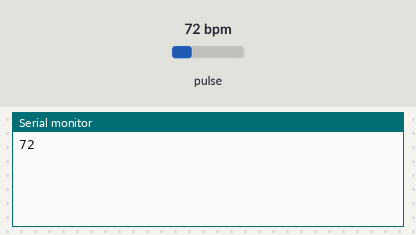
Recording of a sketch running on a simulated Arduino Uno, built with avr-gcc and run on an emulated ATmega328P. On the bench: the last lines printed to the serial monitor. The test bench sets the inputs (shaded band); at power-on: pulse 72 bpm.

Above: at 1.2 s.
1.3 s: pulse set to 42 bpm
At 2.7 s:
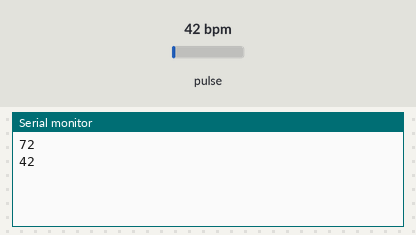
2.8 s: pulse set to 70 bpm
At 4.0 s:
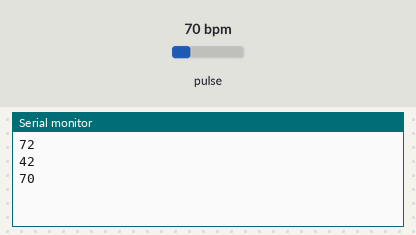
Timing chart, 0 to 5.8 s (numbered marks = the images above; inputs shaded):
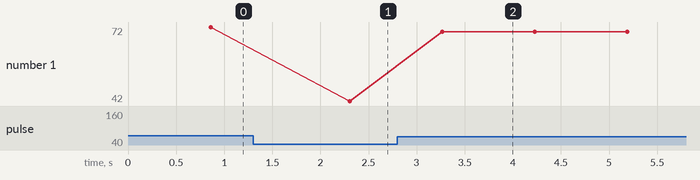

Measured:
- after the input at 1.3 s, the serial monitor: prints a new line after 1.0 s (image 1)
- after the input at 2.8 s, the serial monitor: prints a new line after 0.47 s (image 2)
- plotted number 1: 72 → 42 after the input at 1.3 s, 42 → 70 after the input at 2.8 s

The sketch:

TimeBasedNoiseHeartRate.ino
```cpp
// (licence header left out)
/*
   Every Sketch that uses the PulseSensor Playground must
   define USE_ARDUINO_INTERRUPTS before including PulseSensorPlayground.h.
   Here, #define USE_ARDUINO_INTERRUPTS false tells the library to
   not use interrupts to read data from the PulseSensor.

   If you want to use interrupts, simply change the line below
   to read:
     #define USE_ARDUINO_INTERRUPTS true

   Set US_PS_INTERRUPTS to false if either
   1) Your Arduino platform's interrupts aren't yet supported
   by PulseSensor Playground, or
   2) You don't wish to use interrupts because of the side effects.

   NOTE: if US_PS_INTERRUPTS is false, your Sketch must
   call pulse.sawNewSample() at least once every 2 milliseconds
   to accurately read the PulseSensor signal.
*/
#define USE_ARDUINO_INTERRUPTS false
#include <PulseSensorPlayground.h>


/*
   The format of our output.

   Set this to PROCESSING_VISUALIZER if you're going to run
    the multi-sensor Processing Visualizer Sketch.
    See https://github.com/WorldFamousElectronics/PulseSensorAmped_2_Sensors

   Set this to SERIAL_PLOTTER if you're going to run
    the Arduino IDE's Serial Plotter.
*/
const int OUTPUT_TYPE = SERIAL_PLOTTER;

/*
   Number of PulseSensor devices we're reading from.
*/
const int PULSE_SENSOR_COUNT = 1;

/*
     PULSE_POWERx = the output pin that the red (power) pin of
      the first PulseSensor will be connected to. PulseSensor only
      draws about 4mA, so almost any micro can power it from a GPIO.
      If you don't want to use pins to power the PulseSensors, you can remove
      the code dealing with PULSE_POWER0 and PULSE_POWER1.
     PULSE_INPUTx = Analog Input. Connected to the pulse sensor
      purple (signal) wire.
     PULSE_BLINKx = digital Output. Connected to an LED (must have at least
      470 ohm resistor) that will flash on each detected pulse.
     PULSE_FADEx = digital Output. PWM pin onnected to an LED (must have
      at least 470 ohm resistor) that will smoothly fade with each pulse.

     NOTE: PULSE_FADEx must be pins that support PWM.
       If USE_INTERRUPTS is true, Do not use pin 9 or 10 for PULSE_FADEx
       because those pins' PWM interferes with the sample timer.
*/
const int PULSE_INPUT0 = 0;
const int PULSE_BLINK0 = LED_BUILTIN;
const int PULSE_FADE0 = 5;

const int PULSE_INPUT1 = 1;
const int PULSE_BLINK1 = 12;
const int PULSE_FADE1 = 11;

const int THRESHOLD = 800;   // Adjust this number to avoid noise when idle

/*
   samplesUntilReport = the number of samples remaining to read
   until we want to report a sample over the serial connection.

   We want to report a sample value over the serial port
   only once every 20 milliseconds (10 samples) to avoid
   doing Serial output faster than the Arduino can send.
*/
byte samplesUntilReport;
const byte SAMPLES_PER_SERIAL_SAMPLE = 10;

/*
   All the PulseSensor Playground functions.
   We tell it how many PulseSensors we're using.
*/
PulseSensorPlayground pulseSensor(PULSE_SENSOR_COUNT);

void setup() {
  /*
     Use 250000 baud because that's what the Processing Sketch expects to read,
     and because that speed provides about 25 bytes per millisecond,
     or 50 characters per PulseSensor sample period of 2 milliseconds.

     If we used a slower baud rate, we'd likely write bytes faster than
     they can be transmitted, which would mess up the timing
     of readSensor() calls, which would make the pulse measurement
     not work properly.
  */
  Serial.begin(9600);

  /*
     Configure the PulseSensor manager,
     telling it which PulseSensor (0 or 1)
     we're configuring.
  */

  pulseSensor.analogInput(PULSE_INPUT0);

  pulseSensor.analogInput(PULSE_INPUT1);


  pulseSensor.setSerial(Serial);
  pulseSensor.setThreshold(THRESHOLD);

  // Skip the first SAMPLES_PER_SERIAL_SAMPLE in the loop().
  samplesUntilReport = SAMPLES_PER_SERIAL_SAMPLE;

  // Now that everything is ready, start reading the PulseSensor signal.
  if (!pulseSensor.begin()) {
    /*
       PulseSensor initialization failed,
       likely because our Arduino platform interrupts
       aren't supported yet.

       If your Sketch hangs here, try changing USE_ARDUINO_INTERRUPTS to false.
    */
  }
}
int my_BPM = 1;
void loop() {

  if (pulseSensor.sawNewSample()) {

    if (--samplesUntilReport == (byte) 0) {
      samplesUntilReport = SAMPLES_PER_SERIAL_SAMPLE;

      pulseSensor.outputSample();

      /*
         If a beat has happened on a given PulseSensor
         since we last checked, write the per-beat information
         about that PulseSensor to Serial.
      */

      for (int i = 0; i < PULSE_SENSOR_COUNT; ++i) {
        if (pulseSensor.sawStartOfBeat(i)) {
          my_BPM = pulseSensor.getBeatsPerMinute(i);
          if (my_BPM < 30 || my_BPM > 190) {
            delay(3000);
            my_BPM = pulseSensor.getBeatsPerMinute(i);
            if (my_BPM < 40 || my_BPM > 190) {
              my_BPM = 0;
            }
            Serial.println(my_BPM);
          } else {
            Serial.println(my_BPM);
          }
        }
      }

      delay(100);
    }

    /*******
      Here is a good place to add code that could take up
      to a millisecond or so to run.
    *******/
  }

  /******
     Don't add code here, because it could slow the sampling
     from the PulseSensor.
  ******/
}
```
